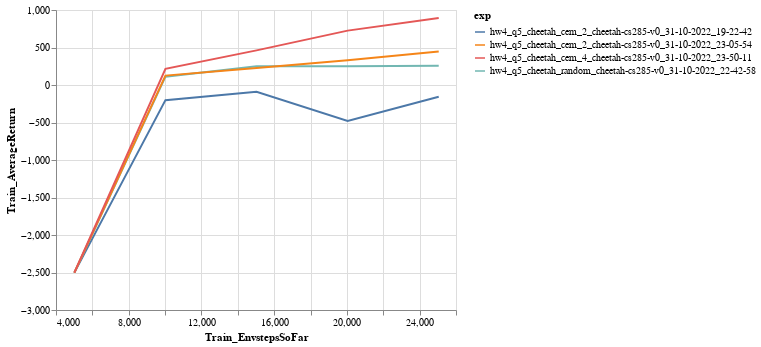

The notebook cell this image was saved under:
### Code cell
chart = alt.Chart(df_q5).mark_line().encode(
    x=xtag,
    y=ytag,
    color='exp'
)
chart = chart.configure_legend(
    labelLimit=1000
)
chart

### Figure 1 — Vega-Lite specification as saved in the notebook (floating-point values rounded to 4 significant figures)
{"config": {"view": {"continuousWidth": 400, "continuousHeight": 300}, "legend": {"labelLimit": 1000}}, "data": {"name": "data-6f589fd88407044c8cf6df552bc4a1d7"}, "mark": "line", "encoding": {"color": {"field": "exp", "type": "nominal"}, "x": {"field": "Train_EnvstepsSoFar", "type": "quantitative"}, "y": {"field": "Train_AverageReturn", "type": "quantitative"}}, "$schema": "https://vega.github.io/schema/vega-lite/v4.17.0.json", "datasets": {"data-6f589fd88407044c8cf6df552bc4a1d7": [{"Train_EnvstepsSoFar": 5010.0, "Train_AverageReturn": -2502.0, "exp": "hw4_q5_cheetah_cem_2_cheetah-cs285-v0_31-10-2022_19-22-42"}, {"Train_EnvstepsSoFar": 10020.0, "Train_AverageReturn": -201.8, "exp": "hw4_q5_cheetah_cem_2_cheetah-cs285-v0_31-10-2022_19-22-42"}, {"Train_EnvstepsSoFar": 15030.0, "Train_AverageReturn": -91.57, "exp": "hw4_q5_cheetah_cem_2_cheetah-cs285-v0_31-10-2022_19-22-42"}, {"Train_EnvstepsSoFar": 20040.0, "Train_AverageReturn": -479.8, "exp": "hw4_q5_cheetah_cem_2_cheetah-cs285-v0_31-10-2022_19-22-42"}, {"Train_EnvstepsSoFar": 25050.0, "Train_AverageReturn": -156.8, "exp": "hw4_q5_cheetah_cem_2_cheetah-cs285-v0_31-10-2022_19-22-42"}, {"Train_EnvstepsSoFar": 5010.0, "Train_AverageReturn": -2502.0, "exp": "hw4_q5_cheetah_random_cheetah-cs285-v0_31-10-2022_22-42-58"}, {"Train_EnvstepsSoFar": 10020.0, "Train_AverageReturn": 111.3, "exp": "hw4_q5_cheetah_random_cheetah-cs285-v0_31-10-2022_22-42-58"}, {"Train_EnvstepsSoFar": 15030.0, "Train_AverageReturn": 249.9, "exp": "hw4_q5_cheetah_random_cheetah-cs285-v0_31-10-2022_22-42-58"}, {"Train_EnvstepsSoFar": 20040.0, "Train_AverageReturn": 250.6, "exp": "hw4_q5_cheetah_random_cheetah-cs285-v0_31-10-2022_22-42-58"}, {"Train_EnvstepsSoFar": 25050.0, "Train_AverageReturn": 257.1, "exp": "hw4_q5_cheetah_random_cheetah-cs285-v0_31-10-2022_22-42-58"}, {"Train_EnvstepsSoFar": 5010.0, "Train_AverageReturn": -2502.0, "exp": "hw4_q5_cheetah_cem_2_cheetah-cs285-v0_31-10-2022_23-05-54"}, {"Train_EnvstepsSoFar": 10020.0, "Train_AverageReturn": 125.4, "exp": "hw4_q5_cheetah_cem_2_cheetah-cs285-v0_31-10-2022_23-05-54"}, {"Train_EnvstepsSoFar": 15030.0, "Train_AverageReturn": 226.5, "exp": "hw4_q5_cheetah_cem_2_cheetah-cs285-v0_31-10-2022_23-05-54"}, {"Train_EnvstepsSoFar": 20040.0, "Train_AverageReturn": 330.2, "exp": "hw4_q5_cheetah_cem_2_cheetah-cs285-v0_31-10-2022_23-05-54"}, {"Train_EnvstepsSoFar": 25050.0, "Train_AverageReturn": 446.7, "exp": "hw4_q5_cheetah_cem_2_cheetah-cs285-v0_31-10-2022_23-05-54"}, {"Train_EnvstepsSoFar": 5010.0, "Train_AverageReturn": -2502.0, "exp": "hw4_q5_cheetah_cem_4_cheetah-cs285-v0_31-10-2022_23-50-11"}, {"Train_EnvstepsSoFar": 10020.0, "Train_AverageReturn": 216.1, "exp": "hw4_q5_cheetah_cem_4_cheetah-cs285-v0_31-10-2022_23-50-11"}, {"Train_EnvstepsSoFar": 15030.0, "Train_AverageReturn": 461.7, "exp": "hw4_q5_cheetah_cem_4_cheetah-cs285-v0_31-10-2022_23-50-11"}, {"Train_EnvstepsSoFar": 20040.0, "Train_AverageReturn": 725.0, "exp": "hw4_q5_cheetah_cem_4_cheetah-cs285-v0_31-10-2022_23-50-11"}, {"Train_EnvstepsSoFar": 25050.0, "Train_AverageReturn": 894.5, "exp": "hw4_q5_cheetah_cem_4_cheetah-cs285-v0_31-10-2022_23-50-11"}]}}
